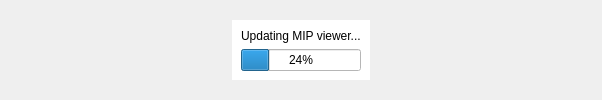
            <widget class="QWidget" name="viewerMIP_Page">
             <layout class="QHBoxLayout" name="horizontalLayout_11">
              <property name="leftMargin">
               <number>0</number>
              </property>
              <property name="topMargin">
               <number>0</number>
              </property>
              <property name="rightMargin">
               <number>0</number>
              </property>
              <property name="bottomMargin">
               <number>0</number>
              </property>
              <item>
               <widget class="NaLargeMIPWidget" name="naLargeMIPWidget" native="true">
                <property name="toolTip">
                 <string>scroll to zoom
drag to pan
double-click to recenter</string>
                </property>
                <property name="autoFillBackground">
                 <bool>true</bool>
                </property>
                <layout class="QHBoxLayout" name="horizontalLayout_7">
                 <item>
                  <spacer name="horizontalSpacer_5">
                   <property name="orientation">
                    <enum>Qt::Horizontal</enum>
                   </property>
                   <property name="sizeHint" stdset="0">
                    <size>
                     <width>223</width>
                     <height>20</height>
                    </size>
                   </property>
                  </spacer>
                 </item>
                 <item>
                  <widget class="QWidget" name="progressWidgetMip" native="true">
                   <property name="enabled">
                    <bool>true</bool>
                   </property>
                   <property name="sizePolicy">
                    <sizepolicy hsizetype="Preferred" vsizetype="Maximum">
                     <horstretch>0</horstretch>
                     <verstretch>0</verstretch>
                    </sizepolicy>
                   </property>
                   <property name="styleSheet">
                    <string notr="true">background-color: rgb(255, 255, 255);</string>
                   </property>
                   <layout class="QVBoxLayout" name="verticalLayout_15">
                    <item>
                     <widget class="QLabel" name="progressLabelMip">
                      <property name="text">
                       <string>Updating MIP viewer...</string>
                      </property>
                     </widget>
                    </item>
                    <item>
                     <widget class="QProgressBar" name="progressBarMip">
                      <property name="value">
                       <number>24</number>
                      </property>
                     </widget>
                    </item>
                   </layout>
                  </widget>
                 </item>
                 <item>
                  <spacer name="horizontalSpacer_6">
                   <property name="orientation">
                    <enum>Qt::Horizontal</enum>
                   </property>
                   <property name="sizeHint" stdset="0">
                    <size>
                     <width>223</width>
                     <height>20</height>
                    </size>
                   </property>
                  </spacer>
                 </item>
                </layout>
               </widget>
              </item>
             </layout>
            </widget>
